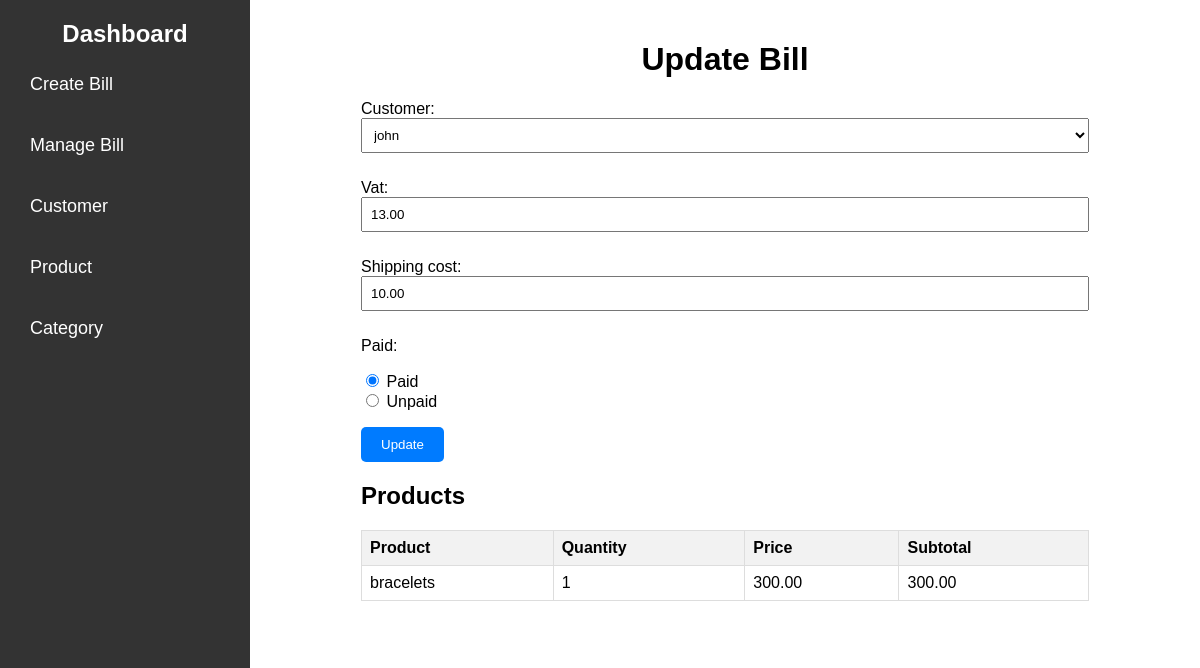
/bill_list/bill_update/75/, run on the app's committed database.
### invoice/models.py (models this page shows, shortened)
class Bill(models.Model):
    invoice_number = models.CharField(max_length=100, unique=True)
    customer = models.ForeignKey(Customer, on_delete=models.CASCADE)
    vat = models.DecimalField(max_digits=10, decimal_places=2, default=13)
    shipping_cost = models.DecimalField(max_digits=10, decimal_places=2, blank=True, null=True)
    paid = models.BooleanField(default=False)
    created_at = models.DateTimeField(auto_now_add=True)
    pdf = models.FileField(upload_to='invoices/', null=True, blank=True)

class BillItem(models.Model):
    bill = models.ForeignKey(Bill, on_delete=models.CASCADE)
    product = models.ForeignKey(Product, on_delete=models.CASCADE)
    quantity = models.PositiveIntegerField()
    purchase_price = models.DecimalField(max_digits=10, decimal_places=2, default=0.00)
    def subtotal(self):
        return self.purchase_price * self.quantity

class Product(models.Model):
    category = models.ForeignKey(Category, on_delete=models.CASCADE)
    name = models.CharField(max_length=100)
    price = models.DecimalField(max_digits=10, decimal_places=2)
    quantity_available = models.PositiveIntegerField(default=0)

### invoice/views.py (the view)
# urls.py: path('bill_list/bill_update/<int:id>/', views.bill_update, name='bill_update'),
def bill_update(request, id):
    bill = get_object_or_404(Bill, id=id)
    products = BillItem.objects.filter(bill=bill)
    if request.method == 'POST':
        formb = BillForm(request.POST, instance=bill, update=True)
        if formb.is_valid():
            formb.save()
            return redirect('bill_list')
    else:
        formb = BillForm(instance=bill, update=True)
    return render(request, 'update_bill.html', {'formb': formb, 'products': products})

### invoice/forms.py
class BillForm(forms.ModelForm):
    PAID_CHOICES = [
        (True, 'Paid'),
        (False, 'Unpaid'),
    ]
    paid = forms.ChoiceField(choices=PAID_CHOICES, widget=forms.RadioSelect)
    class Meta:
        model = Bill
        fields = ['customer', 'vat', 'shipping_cost', 'paid']
    def __init__(self, *args, **kwargs):
        update = kwargs.pop('update', False)
        super().__init__(*args, **kwargs)
        self.fields['vat'].widget.attrs['readonly'] = 'readonly'
        if update:
            self.fields['customer'].widget.attrs['readonly'] = 'readonly'
            self.fields['vat'].widget.attrs['readonly'] = 'readonly'
            self.fields['shipping_cost'].widget.attrs['readonly'] = 'readonly'

### invoice/models.py (called while the page is built)
    def __str__(self):
        return self.name

### invoice/templates/update_bill.html (shortened to what this page needs)
{% extends 'home.html' %}
{% load static %}
{% block css %}
<link rel="stylesheet" href="{% static 'invoice/css/update_bill.css' %}">
{% endblock %}
{% block content %}
<h1>Update Bill</h1>
<form method="post">
    {{ formb.as_p }}
    <button type="submit">Update</button>
    <h2>Products</h2>
    <table>
        <thead>
            <tr>
                <th>Product</th>
                <th>Quantity</th>
                <th>Price</th>
                <th>Subtotal</th>
            </tr>
        </thead>
        <tbody>
            {% for item in products %}
            <tr>
                <td>{{ item.product.name }}</td>
                <td>{{ item.quantity }}</td>
                <td>{{ item.purchase_price }}</td>
                <td>{{ item.subtotal }}</td>
            </tr>
            {% endfor %}
        </tbody>
    </table>
</form>
{% endblock %}

### invoice/static/invoice/css/base.css (style rules this page uses)
body { margin: 0; padding: 0; font-family: Arial, sans-serif; }
h1 { text-align: center; }

### invoice/static/invoice/css/update_bill.css (style rules this page uses)
form { margin: 20px auto; width: 80%; }
form input[type="text"], form input[type="number"], form select { width: 100%; padding: 8px; margin-bottom: 10px; box-sizing: border-box; }
form button[type="submit"] { background-color: #007bff; color: white; padding: 10px 20px; border: none; border-radius: 5px; cursor: pointer; }
table { width: 100%; border-collapse: collapse; margin-top: 20px; }
thead th { background-color: #f2f2f2; border: 1px solid #ddd; padding: 8px; text-align: left; }
tbody td { border: 1px solid #ddd; padding: 8px; }
h1 { text-align: center; }

### data on the page
Bill: customer "john", vat "13.00", shipping_cost "10.00", paid "☑ Paid ☐ Unpaid"
BillItem: product.name "bracelets", quantity "1", purchase_price "300.00", subtotal "300.00"
